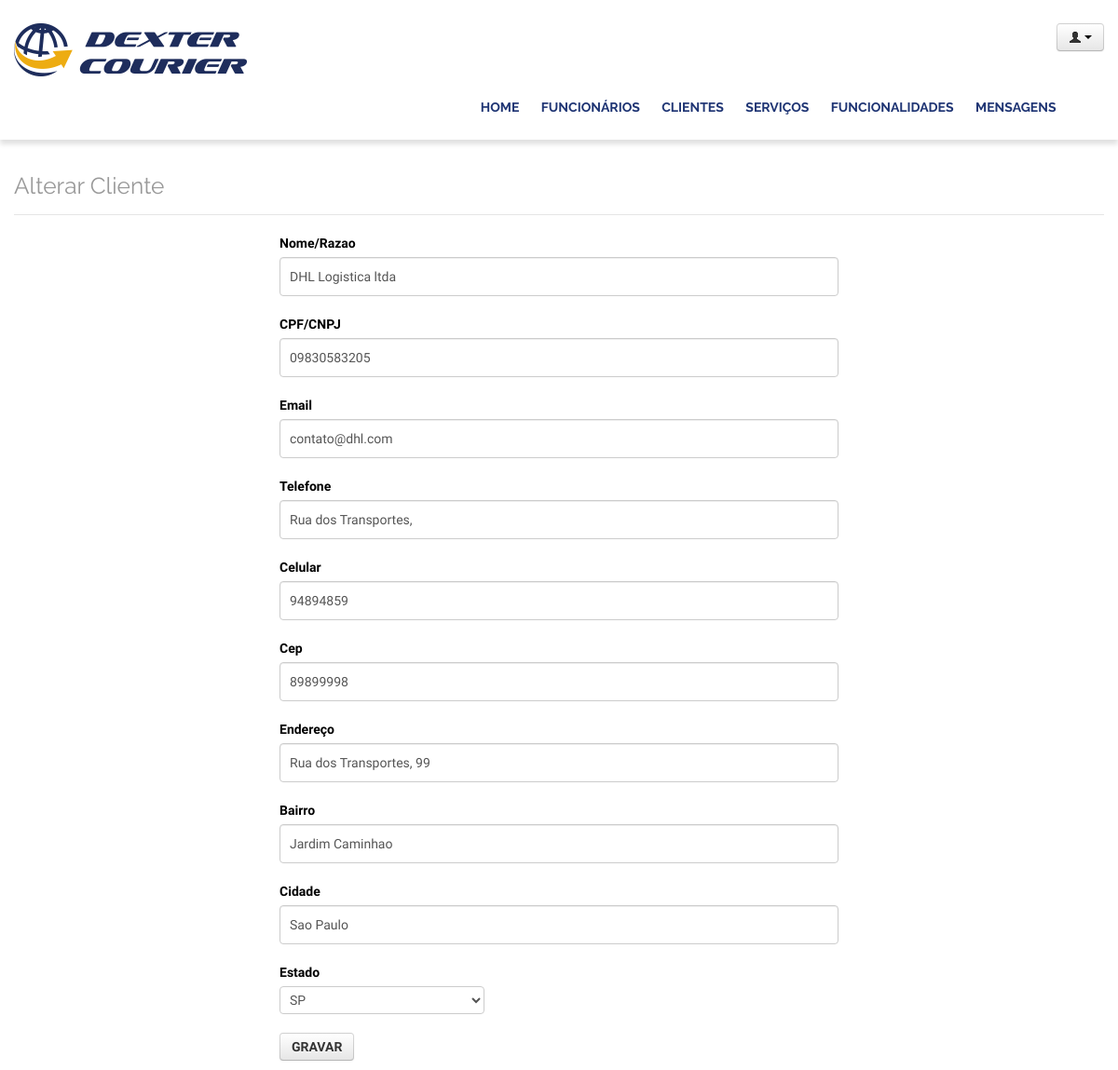
/lamp/admin/alterarCliente.php?id=1 (signed in), run on the app's committed database.
### tables this page shows
CREATE TABLE `clientes` (
  `id` int(11) NOT NULL AUTO_INCREMENT,
  `nome_razao` varchar(200) DEFAULT NULL,
  `cpf_cnpj` varchar(200) DEFAULT NULL,
  `email` varchar(200) DEFAULT NULL,
  `telefone` varchar(20) DEFAULT NULL,
  `celular` varchar(20) DEFAULT NULL,
  `cep` varchar(12) DEFAULT NULL,
  `endereco` varchar(200) DEFAULT NULL,
  `bairro` varchar(100) DEFAULT NULL,
  `cidade` varchar(100) DEFAULT NULL,
  `estado` varchar(100) DEFAULT NULL,
  `ip` varchar(20) DEFAULT NULL,
  PRIMARY KEY (`id`)
);

### lamp/include/banco.php (called while the page is built, shortened)
<?php
	function ver($tabela, $onde, $campos = "*"){
			$sql = "select $campos from $tabela where $onde";
			$link = mysqli_connect ( 'localhost', 'admin', '4linux', 'dexter500') or die ("Cloud not connect to mysql");
			$query = mysqli_query( $link, $sql );
			return mysqli_fetch_array( $query );
}

### lamp/admin/alterarCliente.php (the view, shortened to what this page needs)
    <header class="header">
           <?php
                require 'topo.php' ;
	            $registro = ver('clientes', " id = '{$_GET['id']}'");
            ?>
    </header>
    <div class="container">
    <div class="row">
    <div class="span12" style="margin-top:20px">
        <legend class="title">
            <h3>Alterar Cliente</h3>
        </legend>
		<form action="#" method="post" class="form">
			<p>
				<label for="nome">Nome/Razao</label> <input type="text" name="nome_razao"
					id="nome_razao" value="<?php echo $registro['nome_razao'] ?>" required>
			</p>
			<p>
				<label for="nome">CPF/CNPJ</label> <input type="text" name="cpf_cnpj"
					id="nome_razao" value="<?php echo $registro['cpf_cnpj'] ?>" required>
			</p>
			<p>
				<label for="email">Email</label> <input type="email" name="email"
					id="email" value="<?php echo $registro['email'] ?>" required>
			</p>
			<p>
				<label for="tel">Telefone</label> <input type="tel" name="telefone"
					id="telefone" value="<?php echo $registro['telefone'] ?>" required>
			</p>
			<p>
				<label for="cel">Celular</label> <input type="tel" name="celular"
					id="celular"  value="<?php echo $registro['celular'] ?>" required>
			</p>
			<p>
				<label for="cep">Cep</label> <input type="tel" name="cep" id="tel" value="<?php echo $registro['cep'] ?>"
					 required>
			</p>
			<p>
				<label for="endereco">Endereço</label> <input type="tel"
					name="telefone" id="bai" value="<?php echo $registro['endereco'] ?>" required>
			</p>
			<p>
				<label for="bairro">Bairro</label> <input type="tel" name="bairro"
					id="tel" value="<?php echo $registro['bairro'] ?>" required>
			</p>
			<p>
				<label for="cidade">Cidade</label> <input type="tel" name="cidade"
					id="cidade" value="<?php echo $registro['cidade'] ?>" required>
			</p>
			<p>
				<label for="Estado">Estado</label>
				 <select name="estado" id="estado">
					<option value="<?php echo $registro['estado'] ?>" selected="true"><?php echo $registro['estado'] ?></option>
				</select>
			</p>
			<p>
				<button class="btn">Gravar</button>
			</p>
		</form>
    </div>
</div>
</div>
</body>
</html>

### lamp/include/css/style.css (style rules this page uses)
body { margin: 0; padding: 0; background: #F5F5F5; color: #555; font-family: 'Open Sans', sans-serif; font-weight: 300; }
.container { width:980px; margin: 0 auto; display: block; }
.header { width: 100%; background-color: white; padding: 15px; overflow: hidden; box-sizing: border-box; -webkit-box-shadow: 0 5px 5px rgba(0,0,0,.12); -moz-box-shadow: 0 5px 5px rgba(0,0,0,.12); box-shadow: 0 5px 5px rgba(0,0,0,.12); }
.title { font-family: 'Raleway', sans-serif; }
.title h3 { font-weight: normal; color: #999; }
.form { max-width: 600px; margin: 0 auto; }
.form label { font-weight: 600; }
.form input, .form textarea { width: 100%; max-width: 100%; background:none; border:1px solid #ccc; padding:10px 5px; font-size:1.4em; }
.btn { background-color: #1f3574; text-transform: uppercase; color: #fff; text-decoration: none; padding: 10px 25px; font-weight: 700; border:0; font-size: 1em; }

### lamp/admin/alterarCliente.php (style rules this page uses)
textarea, input[type="text"], input[type="password"], input[type="datetime"], input[type="datetime-local"], input[type="date"], input[type="month"], input[type="time"], input[type="week"], input[type="number"], input[type="email"], input[type="url"], input[type="search"], input[type="tel"], input[type="color"], .uneditable-input { padding: 10px; height:auto; }

### data on the page
clientes: nome_razao "DHL Logistica ltda", cpf_cnpj "09830583205", email "contato@dhl.com", telefone "Rua dos Transportes,", celular "94894859", cep "89899998", telefone "Rua dos Transportes, 99", bairro "Jardim Caminhao", cidade "Sao Paulo", estado "SP"
